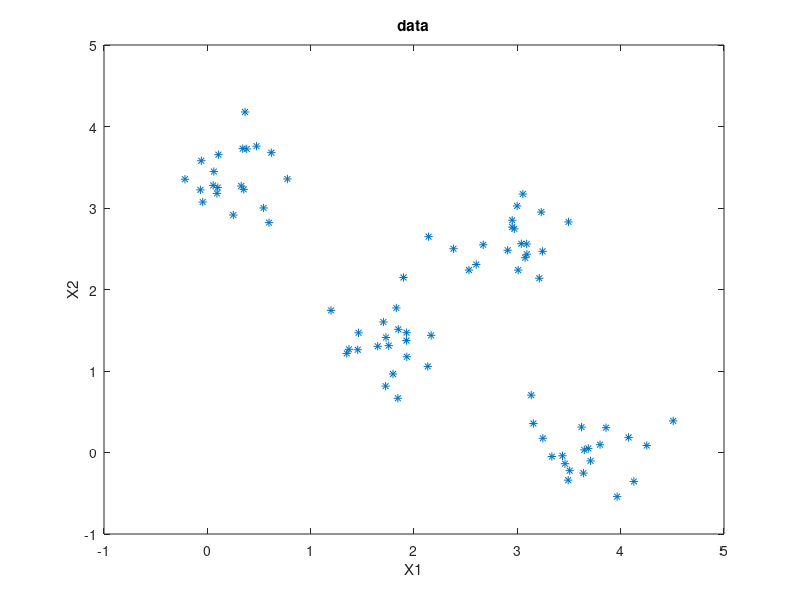
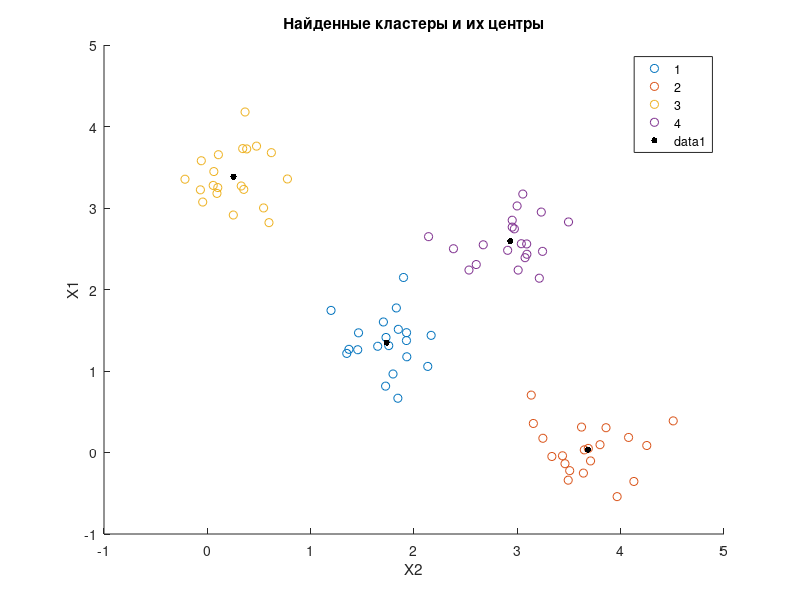

Source code (MATLAB) for these figures, in order:
clc;
clear all
close all


fid = fopen('data12.txt','r');
X = fscanf(fid,'%f',[2,inf])';
fclose(fid);

x1 = X(:, 1);
x2 = X(:, 2);
num_rows = size(X);
num_cols = num_rows(2)
num_rows = num_rows(1);

%display data
figure
plot(x1, x2, '*');
title("data");
xlabel("X1");
ylabel("X2");

%find 4 clusters
num_clusters = 4;
%центры
%Начальное приближение в виде первых 4 строк
centres = zeros(num_clusters, num_cols);
for i=1:num_clusters
    centres(i, :) = X(i,:);
end

%U
U = zeros(num_rows, num_clusters);

eps = 1e-6;
Q_pred = 1e307;

while true
    A = squareform(pdist([centres; X], 'minkowski', 4));
    % delete first column and last row
    for j = 1:num_clusters
        A(:,1) = [ ];
    end
    for i = 1:num_rows
        A(num_clusters+1,:) = [ ];
    end
    
    [dist,clust] = min(A,[],1);
    
    U = zeros(num_rows, num_clusters);
    for i=1:num_rows
        for j=1:num_clusters
            if (clust(i) == j)
                U(i, j) = 1;
            end
        end
    end
    
    Q_m = 0;
    for i = 1:num_clusters
        id_clust = clust == i;  % выбираем объекты, принадлежащие i-му кластеру
        X_i = X(id_clust, :);  % получаем матрицу объектов i-го кластера
        dist_i = pdist(X_i);  % вычисляем попарные расстояния между объектами i-го кластера
        Q_m = Q_m + sum(dist_i);  % суммируем квадраты расстояний между объектами i-го кластера
        dist_i = [];
    end
    
    for i = 1:num_clusters
        temp = find(U(:,i)==1);
        ss = size(temp);
        ss = ss(1);
        for j = 1:num_cols
            summ = 0;
            for k = 1:ss
                summ = summ + X(temp(k),j);
            end
            centres(i,j) = summ/ss;
        end
    end
    
    
    if abs(Q_pred-Q_m) < eps
        break
    else
        Q_pred = Q_m;
    end
end

figure
gscatter(x1,x2,clust);
hold on;
t = 0:pi/180:2*pi;

scatter(centres(:,1),centres(:,2),20,'k','filled');
title('Найденные кластеры и их центры');
xlabel('X2');
ylabel('X1');